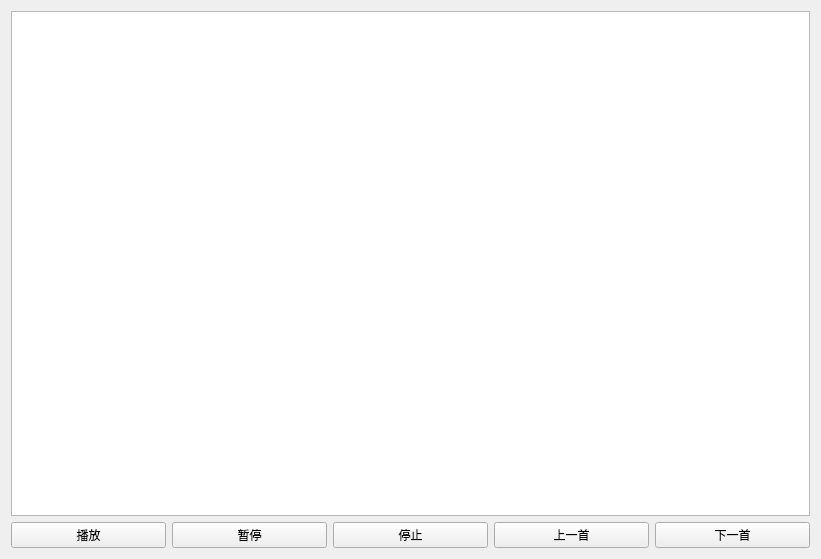
<?xml version="1.0" encoding="UTF-8"?>
<ui version="4.0">
 <class>Widget</class>
 <widget class="QWidget" name="Widget">
  <property name="geometry">
   <rect>
    <x>0</x>
    <y>0</y>
    <width>821</width>
    <height>559</height>
   </rect>
  </property>
  <property name="windowTitle">
   <string>Form</string>
  </property>
  <layout class="QGridLayout" name="gridLayout">
   <item row="0" column="0" colspan="5">
    <widget class="QTableView" name="tableView"/>
   </item>
   <item row="1" column="0">
    <widget class="QPushButton" name="pushButton">
     <property name="text">
      <string>播放</string>
     </property>
    </widget>
   </item>
   <item row="1" column="1">
    <widget class="QPushButton" name="pushButton_2">
     <property name="text">
      <string>暂停</string>
     </property>
    </widget>
   </item>
   <item row="1" column="2">
    <widget class="QPushButton" name="pushButton_3">
     <property name="text">
      <string>停止</string>
     </property>
    </widget>
   </item>
   <item row="1" column="3">
    <widget class="QPushButton" name="pushButton_4">
     <property name="text">
      <string>上一首</string>
     </property>
    </widget>
   </item>
   <item row="1" column="4">
    <widget class="QPushButton" name="pushButton_5">
     <property name="text">
      <string>下一首</string>
     </property>
    </widget>
   </item>
  </layout>
 </widget>
 <resources/>
 <connections/>
</ui>
